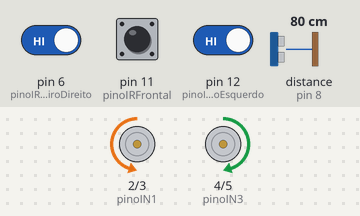
Simulated run of this sketch. Board: Arduino Uno, built with avr-gcc and run on an emulated ATmega328P. Parts: motor-driver pin pairs drawn as motors (green arrow = first pin HIGH = forward, orange = second pin HIGH = backward, longer = more drive, scaled by the enable pin). Wiring (inferred from the names in the program): ultrasonic range finder: trigger pin 7; echo pin 8. The inputs (shaded band) are chosen by the test bench; at power-on: distance to the obstacle (sensor on pin 8) 80 cm, pin 11 (pinoIRFrontal) HIGH, pin 6 (pinoIRTraseiroDireito) HIGH, pin 12 (pinoIRTraseiroEsquerdo) HIGH. The echo pulse lasts 58.3 µs per cm.

Above: at 4.2 s.
4.3 s: distance to the obstacle (sensor on pin 8) set to 51 cm
5.8 s: distance to the obstacle (sensor on pin 8) set to 43 cm
At 6.4 s:
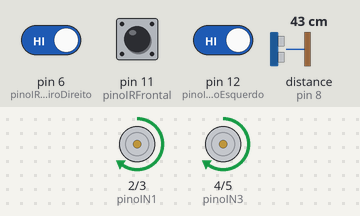
7.3 s: pin 11 (pinoIRFrontal) driven LOW
At 8.5 s:
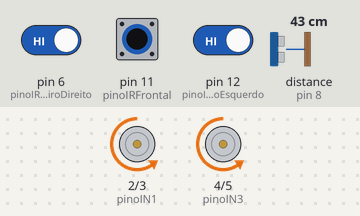
8.8 s: pin 11 (pinoIRFrontal) driven HIGH
At 9.8 s:
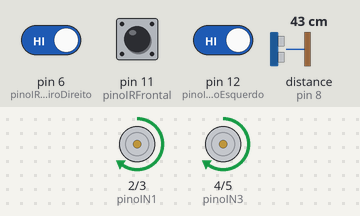
10.3 s: distance to the obstacle (sensor on pin 8) set to 60 cm
At 10.8 s:
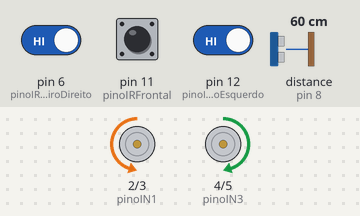
11.8 s: pin 11 (pinoIRFrontal) pulsed LOW 2 times (0.12 s each, 0.3 s apart)
At 13.1 s:
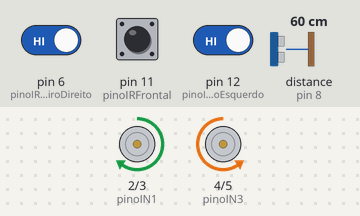
Timing chart, 0 to 14.8 s (numbered marks = the images above; inputs shaded):
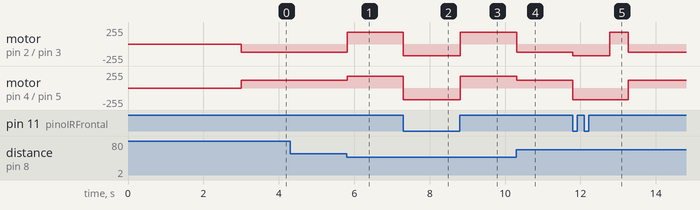

Measured:
- the behaviour switches between 46 and 45 cm on distance to the obstacle (sensor on pin 8) (found by bisection; images 0 and 1)
- after the input at 4.3 s, every drawn part: stays the same
- after the input at 5.8 s, motor on pin 2 (pinoIN1) / pin 3 (pinoIN2): backward 120/255 → forward 175/255 at once; motor on pin 4 (pinoIN3) / pin 5 (pinoIN4): forward 120/255 → forward 175/255 at once
- after the input at 7.3 s, motor on pin 2 (pinoIN1) / pin 3 (pinoIN2), motor on pin 4 (pinoIN3) / pin 5 (pinoIN4): forward 175/255 → backward 175/255 at once
- after the input at 8.8 s, motor on pin 2 (pinoIN1) / pin 3 (pinoIN2), motor on pin 4 (pinoIN3) / pin 5 (pinoIN4): backward 175/255 → forward 175/255 at once
- after the input at 10.3 s, motor on pin 2 (pinoIN1) / pin 3 (pinoIN2): forward 175/255 → backward 120/255 at once; motor on pin 4 (pinoIN3) / pin 5 (pinoIN4): forward 175/255 → forward 120/255 at once
- after the input at 11.8 s, motor on pin 2 (pinoIN1) / pin 3 (pinoIN2): backward 120/255 → backward 175/255 at once, → forward 175/255 0.97 s later, → backward 120/255 0.50 s later; motor on pin 4 (pinoIN3) / pin 5 (pinoIN4): forward 120/255 → backward 175/255 at once, → forward 120/255 1.5 s later

The sketch:

sumoRobot.ino
```cpp
/*
 * CÉREBRO DE COMBATE - V2.8 UniAmérica (Precisão de Combate)
 *
 * ATUALIZAÇÃO FINAL (Calibração do Usuário):
 * - Velocidade máxima reduzida para 200 para maior precisão e controle,
 * conforme testes e observação.
 */

//----------------------------------------------------------------
// 1. CONFIGURAÇÕES E CALIBRAÇÃO
//----------------------------------------------------------------
#define VELOCIDADE_MAXIMA 175      // (AJUSTADO) Mais controle e precisão.
#define VELOCIDADE_GIRO 120     // (AJUSTADO) Para uma busca lenta e precisa.
#define DISTANCIA_ATAQUE 45        // Distância em cm para iniciar o ataque.
#define NUMERO_LEITURAS_PARA_ATACAR 3 // Quantas vezes precisa ver o inimigo para atacar.
#define TEMPO_RECUO_EVASAO 550     // Em ms, tempo que ele recua ao ver a borda.
#define TEMPO_GIRO_EVASAO 500      // Em ms, tempo que ele vira após recuar.

//----------------------------------------------------------------
// 2. MAPEAMENTO DE PINOS
//----------------------------------------------------------------
const int pinoENA = 9; const int pinoIN1 = 2; const int pinoIN2 = 3;
const int pinoENB = 10; const int pinoIN3 = 4; const int pinoIN4 = 5;
const int pinoTrig = 7; const int pinoEcho = 8;
const int pinoIRFrontal = 11;
const int pinoIRTraseiroEsquerdo = 12;
const int pinoIRTraseiroDireito = 6;

//----------------------------------------------------------------
// 3. VARIÁVEIS GLOBAIS E MÁQUINA DE ESTADOS
//----------------------------------------------------------------
enum EstadoRobo { PARADO, PROCURANDO, ATACANDO, EVADINDO_FRENTE, EVADINDO_ATRAS };
EstadoRobo estadoAtual = PARADO;
unsigned long tempoInicioEstado = 0;
int leiturasAtaqueConsecutivas = 0;

//----------------------------------------------------------------
// 4. SETUP
//----------------------------------------------------------------
void setup() {
  Serial.begin(9600);
  pinMode(pinoENA, OUTPUT); pinMode(pinoIN1, OUTPUT); pinMode(pinoIN2, OUTPUT);
  pinMode(pinoENB, OUTPUT); pinMode(pinoIN3, OUTPUT); pinMode(pinoIN4, OUTPUT);
  pinMode(pinoTrig, OUTPUT); pinMode(pinoEcho, INPUT);
  pinMode(pinoIRFrontal, INPUT_PULLUP);
  pinMode(pinoIRTraseiroEsquerdo, INPUT_PULLUP);
  pinMode(pinoIRTraseiroDireito, INPUT_PULLUP);

  parar();
  delay(3000); // Pausa regulamentar de 3 segundos
  estadoAtual = PROCURANDO;
}

//----------------------------------------------------------------
// 5. FUNÇÕES DE MOVIMENTO
//----------------------------------------------------------------
void mover(int velEsq, int velDir) {
  if (velEsq > 0) { digitalWrite(pinoIN1, HIGH); digitalWrite(pinoIN2, LOW); }
  else { digitalWrite(pinoIN1, LOW); digitalWrite(pinoIN2, HIGH); }
  analogWrite(pinoENA, min(abs(velEsq), VELOCIDADE_MAXIMA));

  if (velDir > 0) { digitalWrite(pinoIN3, HIGH); digitalWrite(pinoIN4, LOW); }
  else { digitalWrite(pinoIN3, LOW); digitalWrite(pinoIN4, HIGH); }
  analogWrite(pinoENB, min(abs(velDir), VELOCIDADE_MAXIMA));
}
void parar() { mover(0, 0); }

//----------------------------------------------------------------
// 6. FUNÇÃO DE LEITURA DE SENSOR
//----------------------------------------------------------------
int lerDistancia() {
  digitalWrite(pinoTrig, LOW); delayMicroseconds(2);
  digitalWrite(pinoTrig, HIGH); delayMicroseconds(10);
  digitalWrite(pinoTrig, LOW);
  long duracao = pulseIn(pinoEcho, HIGH, 25000);
  return duracao * 0.034 / 2;
}

//----------------------------------------------------------------
// 7. LOOP PRINCIPAL
//----------------------------------------------------------------
void loop() {
  if (estadoAtual == PARADO) return;

  int dist = lerDistancia();
  bool veLinhaFrente = (digitalRead(pinoIRFrontal) == LOW);
  bool veLinhaAtrasEsq = (digitalRead(pinoIRTraseiroEsquerdo) == LOW);
  bool veLinhaAtrasDir = (digitalRead(pinoIRTraseiroDireito) == LOW);

  // --- Lógica de Transição de Estados ---
  if (veLinhaFrente) {
    estadoAtual = EVADINDO_FRENTE;
    tempoInicioEstado = millis();
    leiturasAtaqueConsecutivas = 0;
  }
  else if (veLinhaAtrasEsq || veLinhaAtrasDir) {
    estadoAtual = EVADINDO_ATRAS;
    tempoInicioEstado = millis();
    leiturasAtaqueConsecutivas = 0;
  }
  else if (dist > 0 && dist < DISTANCIA_ATAQUE) {
    leiturasAtaqueConsecutivas++;
    if (leiturasAtaqueConsecutivas >= NUMERO_LEITURAS_PARA_ATACAR) {
      estadoAtual = ATACANDO;
    }
  } else {
    leiturasAtaqueConsecutivas = 0;
    if (estadoAtual != EVADINDO_FRENTE && estadoAtual != EVADINDO_ATRAS) {
      estadoAtual = PROCURANDO;
    }
  }

  // --- Execução do Estado Atual ---
  switch (estadoAtual) {
    case PROCURANDO:
      mover(-VELOCIDADE_GIRO, VELOCIDADE_GIRO);
      break;

    case ATACANDO:
      mover(VELOCIDADE_MAXIMA, VELOCIDADE_MAXIMA);
      break;

    case EVADINDO_FRENTE:
      if (millis() - tempoInicioEstado < TEMPO_RECUO_EVASAO) {
        mover(-VELOCIDADE_MAXIMA, -VELOCIDADE_MAXIMA);
      } else if (millis() - tempoInicioEstado < TEMPO_RECUO_EVASAO + TEMPO_GIRO_EVASAO) {
        mover(VELOCIDADE_MAXIMA, -VELOCIDADE_MAXIMA);
      } else {
        estadoAtual = PROCURANDO;
      }
      break;

    case EVADINDO_ATRAS:
      if (millis() - tempoInicioEstado < TEMPO_RECUO_EVASAO) {
        mover(VELOCIDADE_MAXIMA, VELOCIDADE_MAXIMA);
      } else {
        estadoAtual = PROCURANDO;
      }
      break;
  }
}
```
